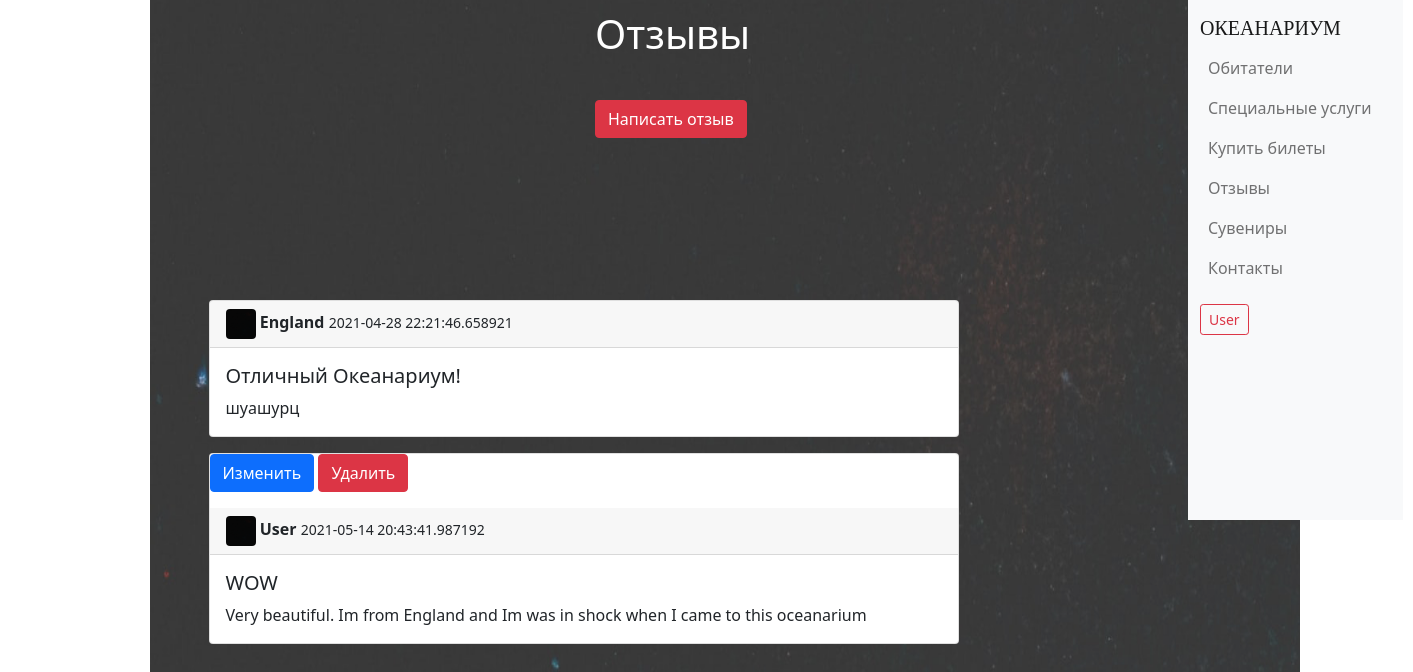
/reviews (signed in), run on the app's committed database.
### data/reviews.py (models this page shows)
class Reviews(SqlAlchemyBase, SerializerMixin):
    __tablename__ = 'reviews'
    id = sqlalchemy.Column(sqlalchemy.Integer,
                           primary_key=True, autoincrement=True)
    title = sqlalchemy.Column(sqlalchemy.String, nullable=True)
    content = sqlalchemy.Column(sqlalchemy.String, nullable=True)
    created_date = sqlalchemy.Column(sqlalchemy.DateTime,
                                     default=datetime.datetime.now)
    user_id = sqlalchemy.Column(sqlalchemy.Integer,
                                sqlalchemy.ForeignKey("users.id"))
    user = orm.relation('User')

### data/users.py (models this page shows, shortened)
class User(SqlAlchemyBase, UserMixin, SerializerMixin):
    __tablename__ = 'users'
    id = sqlalchemy.Column(sqlalchemy.Integer,
                           primary_key=True, autoincrement=True)
    name = sqlalchemy.Column(sqlalchemy.String, nullable=True)
    surname = sqlalchemy.Column(sqlalchemy.String, nullable=True)
    age = sqlalchemy.Column(sqlalchemy.Integer, nullable=True)
    email = sqlalchemy.Column(sqlalchemy.String,
                              index=True, unique=True, nullable=True)
    hashed_password = sqlalchemy.Column(sqlalchemy.String, nullable=True, unique=True)
    modified_date = sqlalchemy.Column(sqlalchemy.DateTime, default=datetime.datetime.now)
    reviews = orm.relation("Reviews", back_populates='user')

### main.py (the view)
@app.route("/reviews")  # окно с отзывами
def reviews():
    rev = url_for('static', filename='img/octopus_back.png')
    db_sess = db_session.create_session()
    reviews = db_sess.query(Reviews).all()
    return render_template("reviews.html", reviews=reviews, title='Отзывы', rev=rev)

### data/db_session.py (called while the page is built)
def create_session() -> Session:
    global __factory
    return __factory()

### main.py (called while the page is built)
@login_manager.user_loader
def load_user(user_id):
    db_sess = db_session.create_session()
    return db_sess.query(User).get(user_id)

### templates/reviews.html (shortened to what this page needs)
{% extends "base.html" %}
{% block content %}
<body>
<div class="kard">
</div>
<h1>Отзывы</h1>
{% if current_user.is_authenticated %}
<div class="napis">
<a href="/add_reviews" class="btn btn-danger">Написать отзыв</a>
</div>
{% else %}
<h2>Чтобы оставить отзыв - зарегистрируйтесь или войдите</h2>
{% endif %}
{% for item in reviews%}
<div class="card">
{% if current_user.is_authenticated and current_user == item.user %}
    <div class="edit">
        <a href="/add_reviews/{{ item.id }}" class="btn btn-primary">
            Изменить
        </a>
        <a href="/reviews_delete/{{ item.id }}" class="btn btn-danger">
            Удалить
        </a>
    </div>
{% endif %}
  <div class="card-header">
      <img src="{{ rev }}" class="rounded mr-2" alt="..." height="30" width="30">
    <strong class="mr-auto">{{item.user.name}}</strong>
    <small>{{item.created_date}}</small>
  </div>
  <div class="card-body">
    <h5 class="card-title">{{item.title}}</h5>
    <p class="card-text">{{item.content}}</p>
  </div>
</div>
{% endfor %}
{% endblock %}

### templates/base.html (shortened to what this page needs)
<!DOCTYPE html>
<html lang="en">
<head>
                    <link rel="stylesheet"
                            href="https://cdn.jsdelivr.net/npm/bootstrap@5.0.0-beta1/dist/css/bootstrap.min.css"
>
</head>
<body>
    <main role="main" class="container">
    {% block content %}{% endblock %}
</main>
    <div class="row">
                <div class="col-md-4 col-lg-3 navbar-container bg-light">
        <nav class="navbar navbar-expand-md navbar-light">
          <a class="navbar-brand" href="/">ОКЕАНАРИУМ</a>
          <div class="collapse navbar-collapse" id="navbar">
            <ul class="navbar-nav">
              <li class="nav-item">
              <a class="nav-link" href="/inhabitants">Обитатели</a>
              </li>
              <li class="nav-item">
              <a class="nav-link" href="/services">Специальные услуги</a>
              </li>
              <li class="nav-item">
              <a class="nav-link" href="/tickets">Купить билеты</a>
              </li>
              <li class="nav-item">
              <a class="nav-link" href="/reviews">Отзывы</a>
              </li>
              <li class="nav-item">
              <a class="nav-link" href="/souvenirs">Сувениры</a>
              </li>
                <li class="nav-item">
              <a class="nav-link" href="/contacts">Контакты</a>
              </li>
            </ul>
          </div>
            {% if current_user.is_authenticated %}
            <div>
    <a class="btn btn-outline-danger btn-sm" role="button" aria-pressed="true" href="/logout">{{ current_user.name }}</a>
            </div>
{% endif %}
        </nav>
      </div>
</div>
</body>
</html>

### templates/base.html (style rules this page uses)
@media (min-width: 700px) { .navbar-container { position: sticky; width: 215px !important; top: 0px; left: 2000px; overflow-y: auto; height: 65vh; } }
@media (min-width: 700px) { .row { position: absolute; top: 0px; left: 1200px; } }
@media (min-width: 700px) { .navbar-container .navbar-brand { font-family: SovMod; font-style: normal; font-weight: normal; } }
@media (min-width: 700px) { .navbar-container .navbar { align-items: flex-start; justify-content: flex-start; flex-wrap: nowrap; flex-direction: column; height: 100%; } }
@media (min-width: 700px) { .navbar-container .navbar-collapse { align-items: flex-start; } }
@media (min-width: 700px) { .navbar-container .navbar-nav { flex-direction: column !important; } }

### templates/reviews.html (style rules this page uses)
body { background-image: url('static/img/kumiko-shimizu-SjcrpttvjiE-unsplash.jpg'); background-size: 1500px; }
html { overflow-x: hidden; }
h1 { position: absolute; top: 10px; left: 595px; font-style: normal; font-weight: normal; color: #FFFFFF; }
.kard { position: fixed; top: 0px; left: 150px; opacity: 0.8; }
.card { position: relative; width: 750px; top: 300px; left: 150px; }
.napis { position: absolute; top: 100px; left: 595px; }
.edit { position: relative; left: 0px; }

### data on the page
Reviews: user.name "England", created_date "2021-04-28 22:21:46.658921", title "Отличный Океанариум!", content "шуашурц"
Reviews: user.name "User", created_date "2021-05-14 20:43:41.987192", title "WOW", content "Very beautiful. Im from England and Im was in shock when I came to this oceanarium"
User: name "User"
